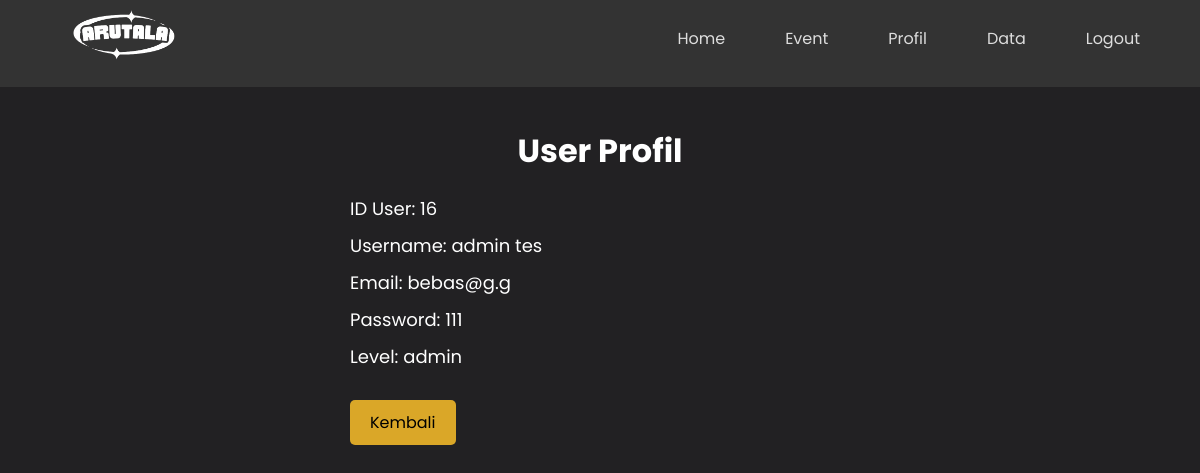
/profil.php (signed in), run on the app's committed database.
### tables this page shows
CREATE TABLE `user` (
  `id` int(11) NOT NULL,
  `name` varchar(20) NOT NULL,
  `email` varchar(30) NOT NULL,
  `password` varchar(30) NOT NULL,
  `level` varchar(6) NOT NULL
);

### profil.php (the view, shortened to what this page needs)
<?php
require 'koneksi.php';
if (isset($_SESSION['email'])) {
    $email = $_SESSION['email'];
} else {
    header("Location: index.php");
    exit;
}
$cari = mysqli_query($conn, "SELECT * FROM user WHERE email = '$email' ");
$row = mysqli_fetch_assoc($cari);
include "nav.php";
?>
<!DOCTYPE html>
<html lang="en">
<head>
</head>
<body>
    <div class="profil">
        <h1>User Profil</h1>
        <ul>
            <li>ID User: <?php echo $_SESSION['iduser'] ?></li>
            <li>Username: <?php echo $row['name'] ?></li>
            <li>Email: <?php echo $email ?></li>
            <li>Password: <?php echo $row['password'] ?></li>
            <li>Level: <?php echo $row['level'] ?></li>
        </ul>
        <a class="kembali" href="landing-page.php">Kembali</a>
    </div>
</body>
</html>

### nav.php (style rules this page uses)
* { margin: 0; padding: 0; box-sizing: border-box; }

### profil.php (style rules this page uses)
body { font-family: 'Poppins', sans-serif; background-color: rgb(34, 33, 35); color: #fff; padding: 0px; }
h1 { text-align: center; margin-bottom: 20px; margin-top: 40px; }
ul { list-style-type: none; padding: 0; }
li { margin-bottom: 10px; }
.profil { max-width: 500px; margin: 0 auto; }
.profil ul li { font-size: 18px; }
.profil a.kembali { display: inline-block; padding: 10px 20px; background-color: rgb(218, 167, 40); color: black; text-decoration: none; border-radius: 5px; margin-top: 20px; text-align: center; }

### data on the page
user: name "admin tes", password "111", level "admin"

### other printed values
$_SESSION['iduser'] "16"
$email "bebas@g.g"
